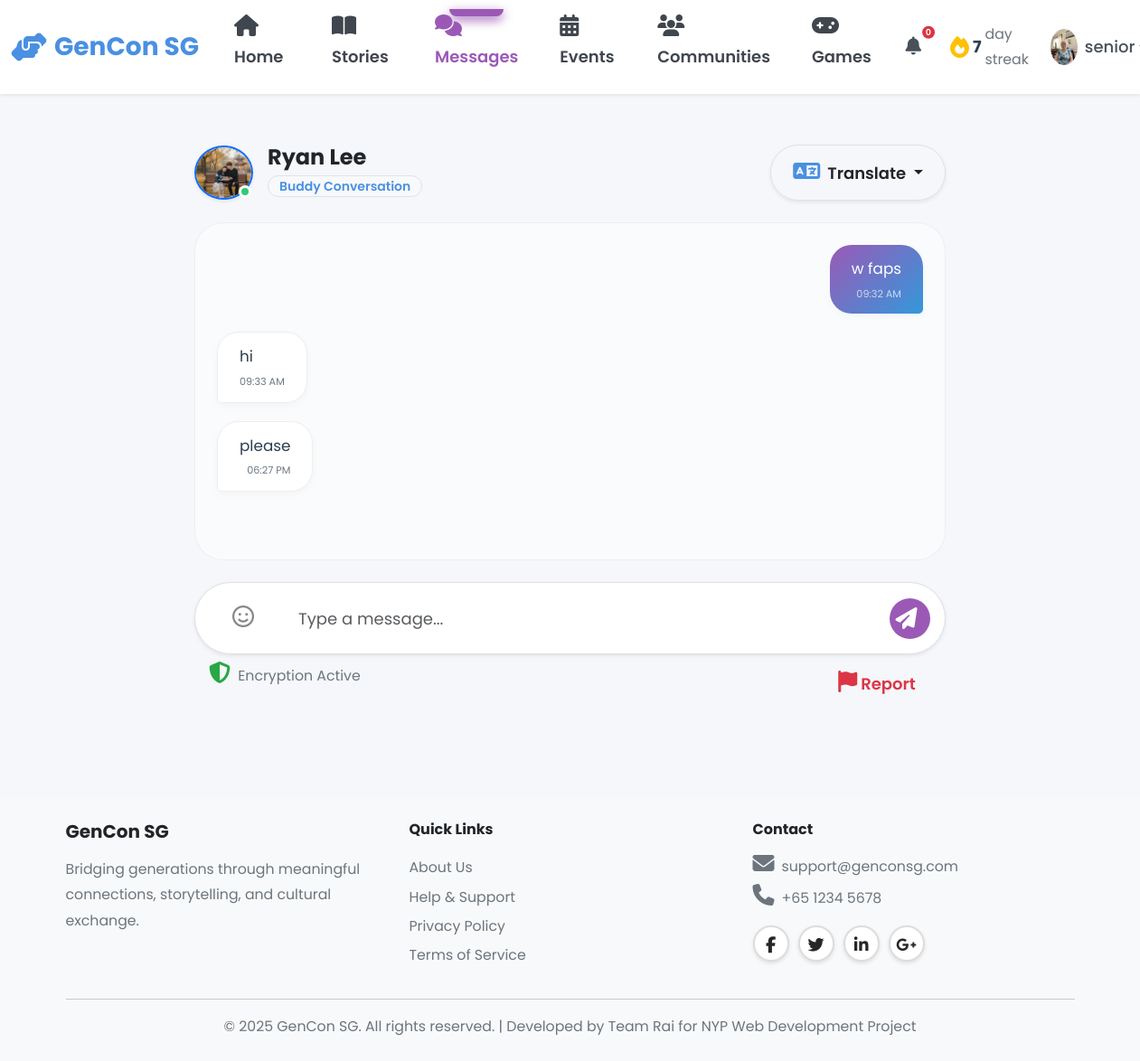
Before: /senior/messages (signed in) with the older database file.
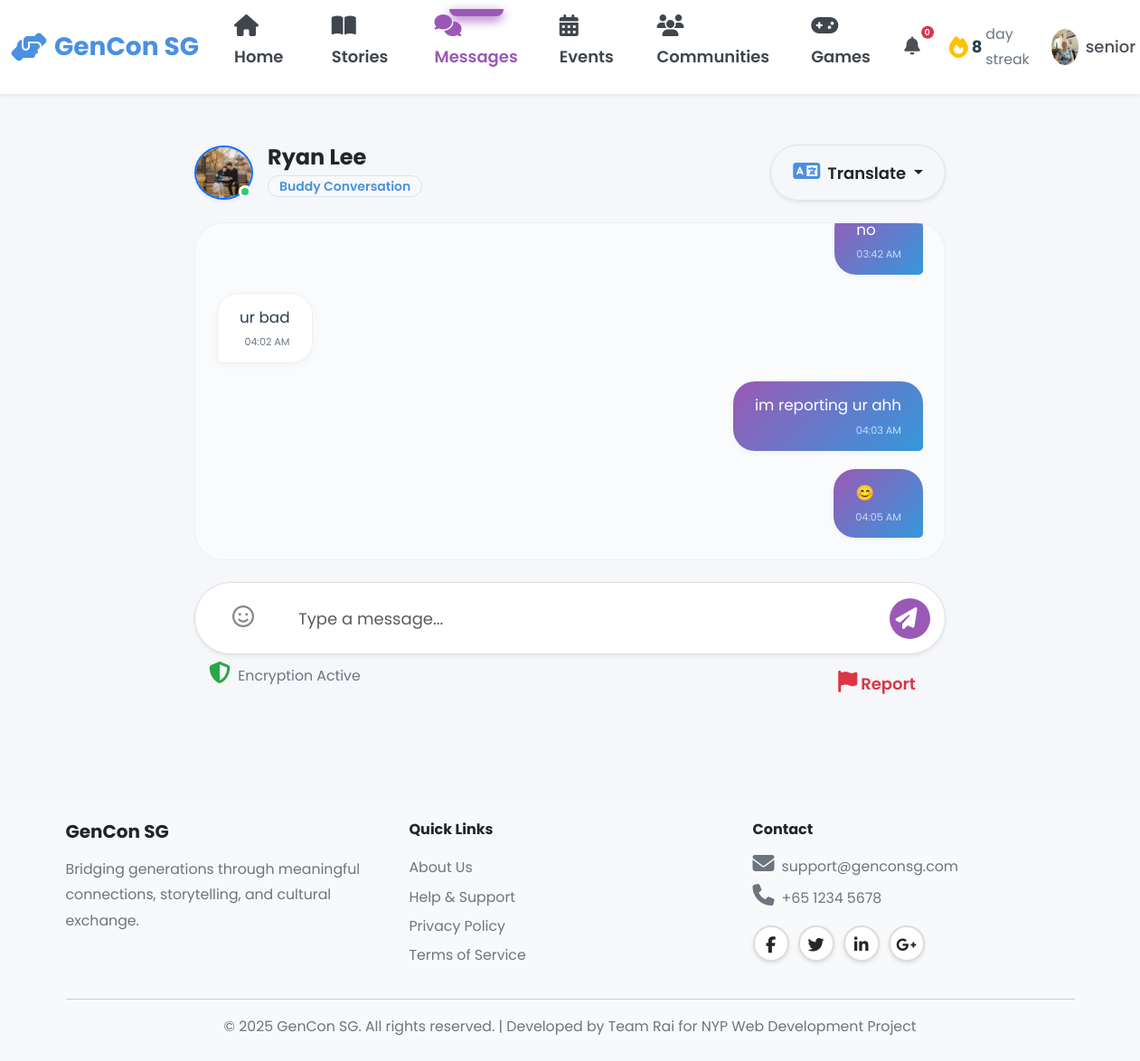
After: the same page with the newer database file.
### models.py (models this page shows, shortened)
class Message(db.Model):
    __tablename__ = 'messages'
    id = db.Column(db.Integer, primary_key=True)
    sender_id = db.Column(db.Integer, db.ForeignKey('users.id'), nullable=False, index=True)
    recipient_id = db.Column(db.Integer, db.ForeignKey('users.id'), nullable=False, index=True)
    content = db.Column(db.Text, nullable=False)
    original_language = db.Column(db.String(10), default='en')
    translated_content = db.Column(db.Text)  # Translated version
    is_voice = db.Column(db.Boolean, default=False)
    voice_url = db.Column(db.String(255))
    is_flagged = db.Column(db.Boolean, default=False)  # Flagged by safety system
    created_at = db.Column(db.DateTime, default=datetime.utcnow, nullable=False, index=True)
    sender = db.relationship('User', foreign_keys=[sender_id], back_populates='sent_messages')
    recipient = db.relationship('User', foreign_keys=[recipient_id], back_populates='received_messages')
    reports = db.relationship('ChatReport', back_populates='message', lazy='dynamic')

### blueprints/senior.py (the view, shortened to what this page needs)
@senior_bp.route('/messages', methods=['GET', 'POST'])
@login_required
def messages():
    user_id = session['user_id']
    pair = Pair.query.filter_by(senior_id=user_id, status='active').first()
    if not pair:
        flash('You are not currently paired with a youth volunteer', 'info')
        return render_template('senior/messages.html', buddy=None, messages=[])
    buddy = User.query.get(pair.youth_id)
    messages = Message.query.filter(
        ((Message.sender_id == user_id) & (Message.recipient_id == buddy.id)) |
        ((Message.sender_id == buddy.id) & (Message.recipient_id == user_id))
    ).order_by(Message.created_at).all()
    return render_template('senior/messages.html', buddy=buddy, messages=messages)

### app.py (called while the page is built)
@app.context_processor
def inject_user():
    user_streak = 0
    if 'user_id' in session:
        from models import Streak
        streak = Streak.query.filter_by(user_id=session['user_id']).first()
        if streak:
            user_streak = streak.current_streak
    return dict(session=session, user_streak=user_streak)

@app.after_request
def add_security_headers(response):
    csp = (
        "default-src 'self'; "
        "script-src 'self' 'unsafe-inline' 'unsafe-eval' blob: https://cdn.jsdelivr.net https://cdnjs.cloudflare.com; "
        "style-src 'self' 'unsafe-inline' https://cdn.jsdelivr.net https://cdnjs.cloudflare.com https://fonts.googleapis.com; "
        "font-src 'self' https://cdnjs.cloudflare.com https://fonts.gstatic.com; "
        "img-src 'self' data: blob: https:; "
        "connect-src 'self' ws: wss: https://cdn.jsdelivr.net https://cdnjs.cloudflare.com; "
        "worker-src 'self' blob:;"
    )
    response.headers['Content-Security-Policy'] = csp
    return response

@app.template_filter('format_date')
def format_date_filter(date, format='%B %d, %Y'):
    if date:
        return (date + timedelta(hours=8)).strftime(format)
    return ''

### templates/senior/messages.html (shortened to what this page needs)
{% extends "base.html" %}
{% block body_class %}messages-page{% endblock %}
{% block content %}
<div class="container py-4">
    <div class="row">
        <div class="col-lg-9 mx-auto">
            {% if buddy %}
            <div class="modern-chat-interface">
                <div class="chat-header-minimal d-flex align-items-center mb-4">
                    <div class="position-relative">
                        <img src="{{ url_for('static', filename=buddy.profile_picture|fix_pfp) }}"
                             alt="{{ buddy.full_name }}"
                             class="rounded-circle border border-2 border-primary shadow-sm"
                             style="width: 65px; height: 60px; object-fit: cover;">
                        <span class="status-dot online"></span>
                    </div>
                    <div class="ms-3 flex-grow-1">
                        <h4 class="mb-0 fw-bold text-dark">{{ buddy.full_name }}</h4>
                        <span class="badge bg-light text-primary border">Buddy Conversation</span>
                    </div>
                    <div class="dropdown">
                        <button class="btn btn-white border rounded-pill shadow-sm dropdown-toggle" data-bs-toggle="dropdown">
                            <i class="fas fa-language me-2 text-primary"></i>Translate
                        </button>
                    </div>
                </div>
                <div class="message-feed" id="chatMessages">
                    {% if messages %}
                        {% for message in messages %}
                        <div class="message-wrapper {% if message.sender_id == session.user_id %}me{% else %}other{% endif %}">
                            <div class="message-bubble">
                                <div class="content-text">{{ message.content }}</div>
                                <div class="time-stamp">{{ message.created_at|format_date('%I:%M %p') }}</div>
                            </div>
                        </div>
                        {% endfor %}
                    {% else %}
                        <div class="empty-chat-state text-center py-5">
                            <div class="icon-circle mb-3 shadow-sm"><i class="fas fa-comments"></i></div>
                            <h5 class="text-dark">No messages yet</h5>
                            <p class="text-muted">Say hello to your buddy {{ buddy.full_name.split(' ')[0] }}!</p>
                        </div>
                    {% endif %}
                </div>
                <div class="input-area-modern mt-4">
                    <form id="messageForm" method="POST" action="{{ url_for('senior.messages') }}">
                        <div class="pill-input-wrapper shadow-sm">
                            <button class="btn emoji-trigger" type="button" data-bs-toggle="dropdown">
                                <i class="far fa-smile"></i>
                            </button>
                            <textarea class="form-control auto-expand"
                                   id="messageInput"
                                   name="message"
                                   placeholder="Type a message..."
                                   rows="1"
                                   required></textarea>
                            <button class="btn circle-send-btn" type="submit">
                                <i class="fas fa-paper-plane"></i>
                            </button>
                        </div>
                        <div class="d-flex justify-content-between mt-2 px-3">
                            <small class="text-muted"><i class="fas fa-shield-alt text-success me-1"></i> Encryption Active</small>
                            <button type="button" class="btn btn-link btn-sm text-danger p-0 text-decoration-none" data-bs-toggle="modal" data-bs-target="#reportModal">
                                <i class="fas fa-flag me-1"></i>Report
                            </button>
                        </div>
                    </form>
                </div>
            </div>
            {% endif %}
        </div>
    </div>
</div>
{% endblock %}

Changed rows visible on the page:
no longer on this page (row unchanged): Message: content "w faps", created_at "09:32 AM"
no longer on this page (row unchanged): Message: content "hi", created_at "09:33 AM"
no longer on this page (row unchanged): Message: content "please", created_at "06:27 PM"
added Message: content "no", created_at "03:42 AM"
added Message: content "ur bad", created_at "04:02 AM"
added Message: content "im reporting ur ahh", created_at "04:03 AM"
added Message: content "😊", created_at "04:05 AM"
Other visible differences:
{{ user_streak|default(0) }}: "7" → "8"
